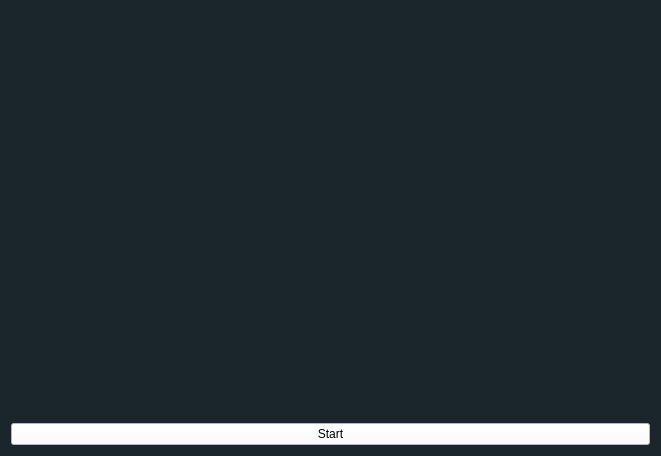
<?xml version="1.0" encoding="UTF-8"?>
<ui version="4.0">
 <class>Form</class>
 <widget class="QWidget" name="Form">
  <property name="geometry">
   <rect>
    <x>0</x>
    <y>0</y>
    <width>661</width>
    <height>456</height>
   </rect>
  </property>
  <property name="windowTitle">
   <string>Hand Gestures Recognizer</string>
  </property>
  <property name="styleSheet">
   <string notr="true">background-color: rgb(27, 38, 44);</string>
  </property>
  <layout class="QHBoxLayout" name="horizontalLayout">
   <item>
    <layout class="QVBoxLayout" name="verticalLayout">
     <item>
      <widget class="QLabel" name="image_label">
       <property name="text">
        <string/>
       </property>
      </widget>
     </item>
     <item>
      <widget class="QPushButton" name="control_bt">
       <property name="styleSheet">
        <string notr="true">background-color: rgb(255, 255, 255);</string>
       </property>
       <property name="text">
        <string>Start</string>
       </property>
      </widget>
     </item>
    </layout>
   </item>
  </layout>
 </widget>
 <resources/>
 <connections/>
</ui>
